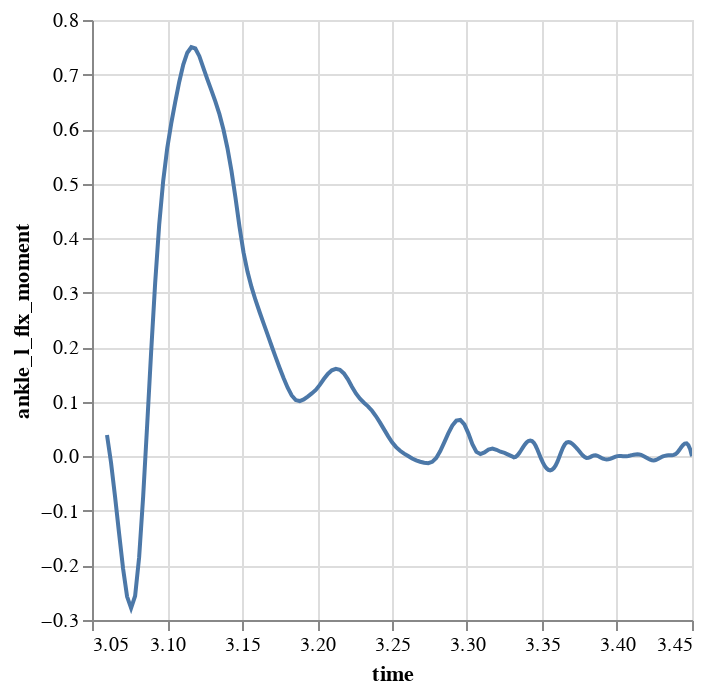

Notebook code for this chart:
### Code cell
## Spline dataframe to stance and swing for one side
from rat_trial import RatTrial
from utils import sto_to_df
from scipy.interpolate import CubicSpline
import polars as pl
import numpy as np

trial = RatTrial.from_pkl('data/BAA/BAA01/Baseline/Walk05.trial.pkl')

df, _ = sto_to_df('data/BAA/BAA01/Baseline/Walk05_id.sto')

phases = trial.get_stance_swing_phases(side='Left')
# Use the first phase for the splines
phase = phases[0]
stance_phase = phase[:2]
swing_phase = phase[1:]
stance_times = [event.get_time(trial.points.rate) for event in stance_phase]
swing_times = [event.get_time(trial.points.rate) for event in swing_phase]

# Trim the dataframe to the stance and swing times
stance_df = df.filter(pl.col('time').is_between(stance_times[0], stance_times[-1]))
swing_df = df.filter(pl.col('time').is_between(swing_times[0], swing_times[-1]))

# Spline each to 100 points
num_points = 100
stance_times_np = stance_df['time'].to_numpy()
swing_times_np = swing_df['time'].to_numpy()
stance_times_spline = np.linspace(stance_times_np.min(), stance_times_np.max(), num_points)
swing_times_spline = np.linspace(swing_times_np.min(), swing_times_np.max(), num_points)

cs = CubicSpline(stance_times_np, stance_df.drop('time').to_numpy(), axis=0)
stance_spline = cs(stance_times_spline)
cs = CubicSpline(swing_times_np, swing_df.drop('time').to_numpy(), axis=0)
swing_spline = cs(swing_times_spline)
# Create a new dataframe with the splined data
stance_spline_df = pl.DataFrame({
    'time': stance_times_spline,
    **{f'{col}': stance_spline[:, i] for i, col in enumerate(stance_df.columns[1:])}
})
swing_spline_df = pl.DataFrame({
    'time': swing_times_spline,
    **{f'{col}': swing_spline[:, i] for i, col in enumerate(swing_df.columns[1:])}
})
# Concatenate the two dataframes vertically so that the time column is monotonically increasing
spline_df = pl.concat([stance_spline_df, swing_spline_df]).sort('time')

# Plot the splined data
spline_df.plot.line(x='time', y='ankle_l_flx_moment')

### Figure 1 — Vega-Lite specification as saved in the notebook (floating-point values rounded to 4 significant figures; data arrays with more than 128 entries replaced by an {"elided": "..."} marker saying what was removed)
{"config": {"view": {"continuousWidth": 300, "continuousHeight": 300}}, "data": {"name": "data-b5a4c218a8f8cefe08a99074b72a265a"}, "mark": {"type": "line", "tooltip": true}, "encoding": {"x": {"field": "time", "type": "quantitative"}, "y": {"field": "ankle_l_flx_moment", "type": "quantitative"}}, "params": [{"name": "param_1", "select": {"type": "interval", "encodings": ["x", "y"]}, "bind": "scales"}], "$schema": "https://vega.github.io/schema/vega-lite/v5.20.1.json", "datasets": {"data-b5a4c218a8f8cefe08a99074b72a265a": {"elided": "200 records"}}}
